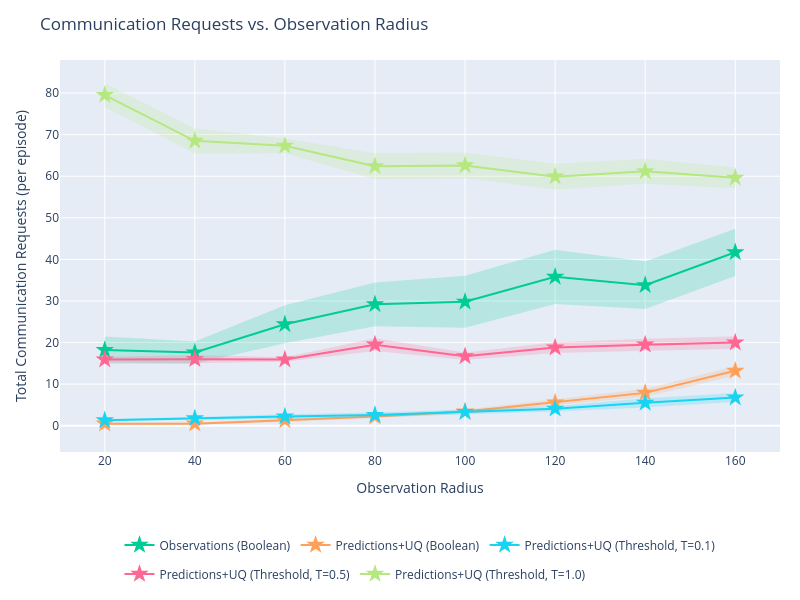

Write notebook code for a chart like this one.
### Markdown cell above
## Communication vs. Observation Radius

### Code cell
for comms_p in comms_probabilities:
    fig2 = go.Figure()
    r2_annotations2 = []

    for series in output:
        if SERIES_TO_PLOT is not None and series not in SERIES_TO_PLOT:
            continue

        color = series_colors.get(series, '#888888')
        all_exps_s = list(output[series].keys())

        # Swept experiments for this comms_p: obs_radius_X_comms_Y
        swept = sorted(
            [e for e in all_exps_s if f"Fixed Rate" in series and f"_comms_{comms_p:.3f}" in e],
            key=lambda e: output[series][e].attrs.get("observation_radius", float('inf'))
        )
        # Fixed (learned comms) experiments: obs_radius_X only (no comms component)
        fixed = sorted(
            [e for e in all_exps_s if not "Fixed Rate" in series],
            key=lambda e: output[series][e].attrs.get("observation_radius", float('inf'))
        )

        if swept:
            continue
            xs = [float(e.split("obs_radius_")[1].split("_comms_")[0]) for e in swept]
            ys = [get_requests(output[series][e]) for e in swept]

            fig2.add_trace(go.Scatter(
                x=xs,
                y=ys,
                mode='lines+markers',
                name=series,
                line=dict(color=color),
                marker=dict(color=color, size=8),
                legendgroup=series,
                hovertemplate=[
                    f"{series}<br>obs_radius={r:.1f}<br>requests=%{{y:.1f}}<extra></extra>"
                    for r in xs
                ],
            ))

            # OLS trendline
            if len(xs) >= 2:
                x_trend2, y_trend2, r2_2 = fit_ols_trendline(xs, ys)
                fig2.add_trace(go.Scatter(
                    x=x_trend2,
                    y=y_trend2,
                    mode='lines',
                    name=f"{series} (fit)",
                    line=dict(color=color, dash='dash', width=1),
                    legendgroup=series,
                    showlegend=False,
                    hoverinfo='skip',
                ))
                r2_annotations2.append(
                    dict(
                        text=f"<b>{series}</b> R²={r2_2:.3f}",
                        xref='paper', yref='paper',
                        x=0.01,
                        y=0.99 - len(r2_annotations2) * 0.06,
                        xanchor='left', yanchor='top',
                        showarrow=False,
                        font=dict(color=color, size=12),
                    )
                )

        if fixed:
            xs_f = [output[series][e].attrs.get("observation_radius", float('inf')) for e in fixed]
            ys_f = [get_requests(output[series][e]) for e in fixed]
            ys_std_f = [get_requests_std(output[series][e]) for e in fixed]
            y_upper_f = [y + s for y, s in zip(ys_f, ys_std_f)]
            y_lower_f = [y - s for y, s in zip(ys_f, ys_std_f)]
            fig2.add_trace(go.Scatter(
                x=xs_f,
                y=ys_f,
                mode='lines+markers',
                name=series,
                line=dict(color=color),
                marker=dict(color=color, size=14, symbol='star'),
                legendgroup=series,
                showlegend=len(swept) == 0,
                hovertemplate=f"{series}<br>obs_radius=%{{x:.1f}}<br>requests=%{{y:.1f}}<extra></extra>",
            ))
            # SEM shaded band
            fig2.add_trace(go.Scatter(
                x=xs_f + xs_f[::-1],
                y=y_upper_f + y_lower_f[::-1],
                fill='toself',
                fillcolor=color,
                line=dict(color='rgba(255,255,255,0)'),
                opacity=0.2,
                legendgroup=series,
                showlegend=False,
                hoverinfo='skip',
            ))

fig2.update_layout(
    title=f"Communication Requests vs. Observation Radius",
    # title=f"Communication Requests vs. Observation Radius (comms_p={comms_p:.3f})",
    xaxis_title="Observation Radius",
    yaxis_title="Total Communication Requests (per episode)",
    height=600,
    width=800,
    hovermode='closest',
    autosize=True,
    margin=dict(l=60, r=20, t=60, b=120),
    legend=dict(orientation='h', yanchor='top', y=-0.2, xanchor='center', x=0.5),
    annotations=r2_annotations2,
)
fig2.show()

### Figure 1 — Plotly figure (JSON) as saved in the notebook; plotly's stock layout.template omitted (floating-point values rounded to 4 significant figures)
{"data": [{"hovertemplate": "Observations (Boolean)<br>obs_radius=%{x:.1f}<br>requests=%{y:.1f}<extra></extra>", "legendgroup": "Observations (Boolean)", "line": {"color": "#00CC96"}, "marker": {"color": "#00CC96", "size": 14, "symbol": "star"}, "mode": "lines+markers", "name": "Observations (Boolean)", "showlegend": true, "type": "scatter", "x": [20, 40, 60, 80, 100, 120, 140, 160], "y": [18.2, 17.6, 24.4, 29.2, 29.8, 35.8, 33.8, 41.7]}, {"fill": "toself", "fillcolor": "#00CC96", "hoverinfo": "skip", "legendgroup": "Observations (Boolean)", "line": {"color": "rgba(255,255,255,0)"}, "opacity": 0.2, "showlegend": false, "type": "scatter", "x": [20, 40, 60, 80, 100, 120, 140, 160, 160, 140, 120, 100, 80, 60, 40, 20], "y": [21.46, 20.27, 28.97, 34.47, 36.06, 42.31, 39.51, 47.37, 36.03, 28.09, 29.29, 23.54, 23.93, 19.83, 14.93, 14.94]}, {"hovertemplate": "Predictions+UQ (Boolean)<br>obs_radius=%{x:.1f}<br>requests=%{y:.1f}<extra></extra>", "legendgroup": "Predictions+UQ (Boolean)", "line": {"color": "#FFA15A"}, "marker": {"color": "#FFA15A", "size": 14, "symbol": "star"}, "mode": "lines+markers", "name": "Predictions+UQ (Boolean)", "showlegend": true, "type": "scatter", "x": [20, 40, 60, 80, 100, 120, 140, 160], "y": [0.5, 0.5, 1.3, 2.2, 3.4, 5.6, 7.9, 13.2]}, {"fill": "toself", "fillcolor": "#FFA15A", "hoverinfo": "skip", "legendgroup": "Predictions+UQ (Boolean)", "line": {"color": "rgba(255,255,255,0)"}, "opacity": 0.2, "showlegend": false, "type": "scatter", "x": [20, 40, 60, 80, 100, 120, 140, 160, 160, 140, 120, 100, 80, 60, 40, 20], "y": [0.7915, 0.7121, 1.725, 2.541, 3.894, 6.296, 8.832, 14.36, 12.04, 6.968, 4.904, 2.906, 1.859, 0.8746, 0.2879, 0.2085]}, {"hovertemplate": "Predictions+UQ (Threshold, T=0.1)<br>obs_radius=%{x:.1f}<br>requests=%{y:.1f}<extra></extra>", "legendgroup": "Predictions+UQ (Threshold, T=0.1)", "line": {"color": "#19D3F3"}, "marker": {"color": "#19D3F3", "size": 14, "symbol": "star"}, "mode": "lines+markers", "name": "Predictions+UQ (Threshold, T=0.1)", "showlegend": true, "type": "scatter", "x": [20, 40, 60, 80, 100, 120, 140, 160], "y": [1.3, 1.8, 2.2, 2.6, 3.3, 4.1, 5.5, 6.8]}, {"fill": "toself", "fillcolor": "#19D3F3", "hoverinfo": "skip", "legendgroup": "Predictions+UQ (Threshold, T=0.1)", "line": {"color": "rgba(255,255,255,0)"}, "opacity": 0.2, "showlegend": false, "type": "scatter", "x": [20, 40, 60, 80, 100, 120, 140, 160, 160, 140, 120, 100, 80, 60, 40, 20], "y": [1.648, 2.11, 2.762, 3.187, 3.901, 4.755, 6.607, 7.866, 5.734, 4.393, 3.445, 2.699, 2.013, 1.638, 1.49, 0.9521]}, {"hovertemplate": "Predictions+UQ (Threshold, T=0.5)<br>obs_radius=%{x:.1f}<br>requests=%{y:.1f}<extra></extra>", "legendgroup": "Predictions+UQ (Threshold, T=0.5)", "line": {"color": "#FF6692"}, "marker": {"color": "#FF6692", "size": 14, "symbol": "star"}, "mode": "lines+markers", "name": "Predictions+UQ (Threshold, T=0.5)", "showlegend": true, "type": "scatter", "x": [20, 40, 60, 80, 100, 120, 140, 160], "y": [15.9, 16, 15.9, 19.5, 16.7, 18.8, 19.5, 20]}, {"fill": "toself", "fillcolor": "#FF6692", "hoverinfo": "skip", "legendgroup": "Predictions+UQ (Threshold, T=0.5)", "line": {"color": "rgba(255,255,255,0)"}, "opacity": 0.2, "showlegend": false, "type": "scatter", "x": [20, 40, 60, 80, 100, 120, 140, 160, 160, 140, 120, 100, 80, 60, 40, 20], "y": [16.61, 16.99, 16.44, 21.04, 17.62, 20.09, 20.93, 21.51, 18.49, 18.07, 17.51, 15.78, 17.96, 15.36, 15.01, 15.19]}, {"hovertemplate": "Predictions+UQ (Threshold, T=1.0)<br>obs_radius=%{x:.1f}<br>requests=%{y:.1f}<extra></extra>", "legendgroup": "Predictions+UQ (Threshold, T=1.0)", "line": {"color": "#B6E880"}, "marker": {"color": "#B6E880", "size": 14, "symbol": "star"}, "mode": "lines+markers", "name": "Predictions+UQ (Threshold, T=1.0)", "showlegend": true, "type": "scatter", "x": [20, 40, 60, 80, 100, 120, 140, 160], "y": [79.5, 68.5, 67.3, 62.4, 62.6, 59.9, 61.2, 59.6]}, {"fill": "toself", "fillcolor": "#B6E880", "hoverinfo": "skip", "legendgroup": "Predictions+UQ (Threshold, T=1.0)", "line": {"color": "rgba(255,255,255,0)"}, "opacity": 0.2, "showlegend": false, "type": "scatter", "x": [20, 40, 60, 80, 100, 120, 140, 160, 160, 140, 120, 100, 80, 60, 40, 20], "y": [82.33, 71.56, 69.09, 65.52, 65.68, 63.0, 64.22, 62.08, 57.12, 58.18, 56.8, 59.52, 59.28, 65.51, 65.44, 76.67]}], "layout": {"autosize": true, "height": 600, "hovermode": "closest", "legend": {"orientation": "h", "x": 0.5, "xanchor": "center", "y": -0.2, "yanchor": "top"}, "margin": {"b": 120, "l": 60, "r": 20, "t": 60}, "title": {"text": "Communication Requests vs. Observation Radius"}, "width": 800, "xaxis": {"title": {"text": "Observation Radius"}}, "yaxis": {"title": {"text": "Total Communication Requests (per episode)"}}}}
